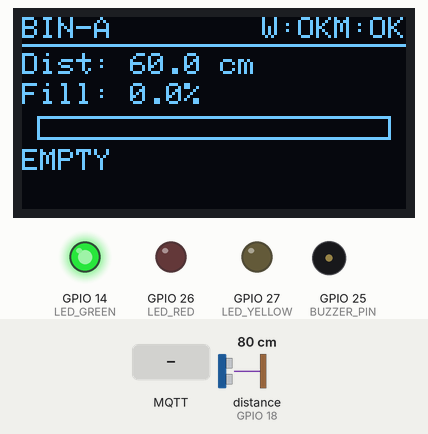
This sketch was run on a simulated ESP32. Parts: 128×64 one-colour display, output pins drawn as LEDs (lit = HIGH), buzzer (waves = sounding). Wiring (inferred from the names in the program): ultrasonic range finder: trigger GPIO 5; echo GPIO 18. The inputs (shaded band) are chosen by the test bench; at power-on: distance to the obstacle (sensor on GPIO 18) 80 cm. The echo pulse lasts 58.3 µs per cm; WiFi joins after 1.5 s; servers stay silent unless stated; no MQTT or app messages arrive unless stated; pins used as bus, display or sensor lines are not drawn; what the sketch prints to the serial monitor is not drawn.

Above: at 5.3 s.
5.4 s: distance to the obstacle (sensor on GPIO 18) set to 34 cm
At 8.2 s:
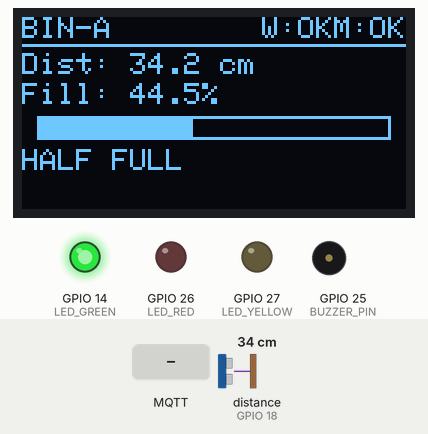
8.5 s: distance to the obstacle (sensor on GPIO 18) set to 29 cm
At 11.3 s:
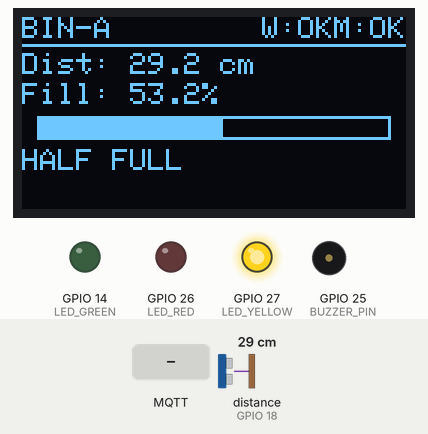
11.6 s: MQTT message "RESET" arrives on the first subscribed topic
At 12.7 s:
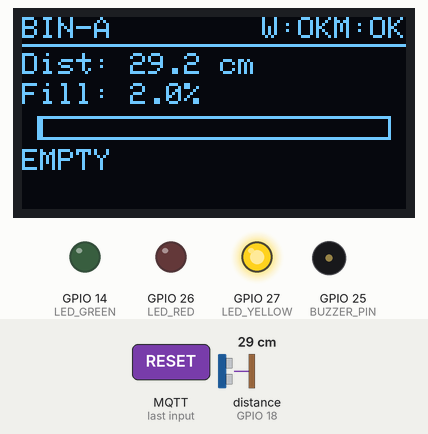
14.7 s: distance to the obstacle (sensor on GPIO 18) set to 16 cm
At 17.5 s:
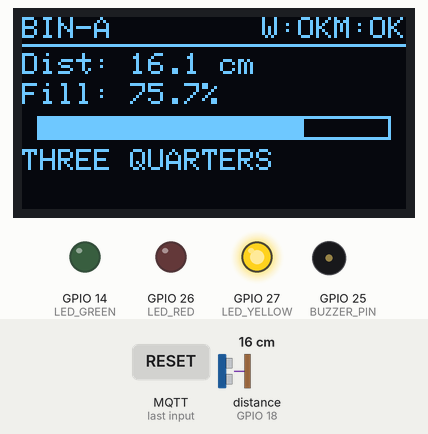
17.8 s: distance to the obstacle (sensor on GPIO 18) set to 12 cm
At 20.7 s:
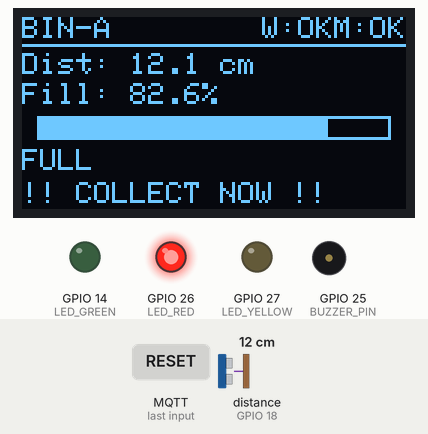
20.9 s: MQTT message "RESET" arrives on the first subscribed topic
At 22.2 s:
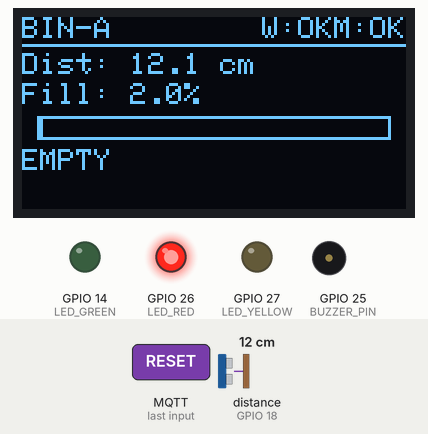
Timing chart, 0 to 24.7 s (numbered marks = the images above; inputs shaded):
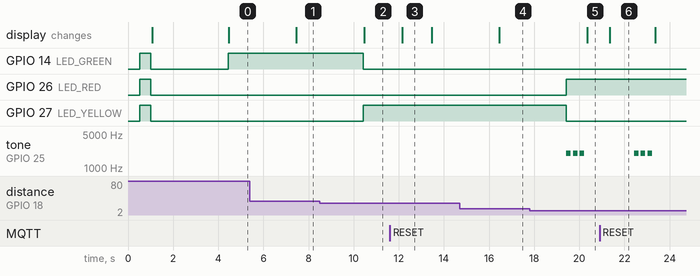

The sketch:

smart_bin.ino
```cpp
/*
 * ============================================================================
 * Smart Waste Management & Bin Level Detection System
 * File   : arduino_code/smart_bin.ino
 * Board  : ESP32 (NodeMCU-32S / Wemos D1 R32 / any ESP32 variant)
 *
 * Hardware:
 *   - HC-SR04  Ultrasonic Distance Sensor  (TRIG: GPIO 5 / ECHO: GPIO 18)
 *   - Buzzer   (GPIO 25)
 *   - LED Red  (GPIO 26)   ← Full / Alert
 *   - LED Yellow (GPIO 27) ← Half Full
 *   - LED Green  (GPIO 14) ← OK / Empty
 *   - OLED 128×64 I²C      (SDA: GPIO 21 / SCL: GPIO 22)
 *   - Optional: DHT22 temperature/humidity (GPIO 4)
 *
 * Libraries required (install via Arduino Library Manager):
 *   - Adafruit_SSD1306    (OLED display)
 *   - Adafruit_GFX        (graphics primitives)
 *   - PubSubClient        (MQTT)
 *   - WiFi.h              (built-in ESP32)
 *   - DHT sensor library  (optional, for DHT22)
 * ============================================================================
 */

// ── Includes ──────────────────────────────────────────────────────────────────
#include <WiFi.h>
#include <WiFiClient.h>
#include <PubSubClient.h>
#include <Wire.h>
#include <Adafruit_GFX.h>
#include <Adafruit_SSD1306.h>
#include <ArduinoJson.h>

// ── WiFi & MQTT Configuration ──────────────────────────────────────────────
const char* WIFI_SSID     = "YOUR_WIFI_SSID";         // ← Change this
const char* WIFI_PASSWORD = "YOUR_WIFI_PASSWORD";     // ← Change this
const char* MQTT_SERVER   = "broker.hivemq.com";      // Free public broker
const int   MQTT_PORT     = 1883;
const char* MQTT_CLIENT_ID = "ESP32-SmartBin-001";    // Unique per device
const char* BIN_ID        = "BIN-A";                  // Change per bin

// MQTT Topics
const char* TOPIC_TELEMETRY = "smartwaste/BIN-A/telemetry";
const char* TOPIC_ALERT     = "smartwaste/BIN-A/alert";
const char* TOPIC_CMD       = "smartwaste/BIN-A/command";  // Subscribe for remote cmds

// ── Pin Definitions ───────────────────────────────────────────────────────────
#define TRIG_PIN      5
#define ECHO_PIN      18
#define LED_GREEN     14
#define LED_YELLOW    27
#define LED_RED       26
#define BUZZER_PIN    25
#define DHT_PIN       4    // Optional — comment out if no DHT sensor

// ── OLED Configuration ────────────────────────────────────────────────────────
#define SCREEN_WIDTH  128
#define SCREEN_HEIGHT 64
#define OLED_RESET    -1   // Share reset with ESP32
Adafruit_SSD1306 display(SCREEN_WIDTH, SCREEN_HEIGHT, &Wire, OLED_RESET);

// ── Bin Physical Parameters ───────────────────────────────────────────────────
const float BIN_HEIGHT_CM    = 60.0;   // Physical bin depth
const float SENSOR_OFFSET_CM = 2.0;   // Sensor sits 2cm above rim
const float USABLE_HEIGHT_CM = BIN_HEIGHT_CM - SENSOR_OFFSET_CM;  // 58 cm

// Alert threshold
const float ALERT_THRESHOLD_PCT = 80.0;

// ── Timing ────────────────────────────────────────────────────────────────────
const unsigned long READ_INTERVAL_MS   = 3000;   // Read sensor every 3s
const unsigned long PUBLISH_INTERVAL_MS= 5000;   // MQTT publish every 5s
const unsigned long DISPLAY_REFRESH_MS = 1000;   // OLED refresh every 1s
unsigned long lastReadTime    = 0;
unsigned long lastPublishTime = 0;
unsigned long lastDisplayTime = 0;

// ── Global State ──────────────────────────────────────────────────────────────
float   currentDistance  = 0.0;
float   currentFillPct   = 0.0;
String  currentStatus    = "UNKNOWN";
bool    alertActive      = false;
int     alertBeepCount   = 0;
bool    wifiConnected    = false;
bool    mqttConnected    = false;
float   temperature      = 25.0;   // Default if no DHT
float   humidity         = 60.0;

// ── Client Objects ────────────────────────────────────────────────────────────
WiFiClient   espClient;
PubSubClient mqttClient(espClient);

// ═════════════════════════════════════════════════════════════════════════════
// SETUP
// ═════════════════════════════════════════════════════════════════════════════
void setup() {
  Serial.begin(115200);
  delay(500);
  Serial.println("\n\n  Smart Waste Management System — ESP32 Boot");
  Serial.println("  ─────────────────────────────────────────");

  // ── GPIO Init ──────────────────────────────────────────────────────────────
  pinMode(TRIG_PIN,   OUTPUT);
  pinMode(ECHO_PIN,   INPUT);
  pinMode(LED_GREEN,  OUTPUT);
  pinMode(LED_YELLOW, OUTPUT);
  pinMode(LED_RED,    OUTPUT);
  pinMode(BUZZER_PIN, OUTPUT);

  // Boot indication — all LEDs on briefly
  setAllLEDs(HIGH);
  delay(500);
  setAllLEDs(LOW);

  // ── OLED Init ──────────────────────────────────────────────────────────────
  if (!display.begin(SSD1306_SWITCHCAPVCC, 0x3C)) {
    Serial.println("  [OLED] SSD1306 not found. Check wiring.");
    // Continue without display — not critical
  } else {
    showSplashScreen();
  }

  // ── WiFi Connect ───────────────────────────────────────────────────────────
  connectWiFi();

  // ── MQTT Setup ─────────────────────────────────────────────────────────────
  mqttClient.setServer(MQTT_SERVER, MQTT_PORT);
  mqttClient.setCallback(onMqttMessage);
  connectMQTT();

  Serial.println("\n  ✅  Setup complete — entering monitoring loop\n");
}

// ═════════════════════════════════════════════════════════════════════════════
// LOOP
// ═════════════════════════════════════════════════════════════════════════════
void loop() {
  unsigned long now = millis();

  // ── MQTT Keepalive ─────────────────────────────────────────────────────────
  if (!mqttClient.connected()) {
    connectMQTT();
  }
  mqttClient.loop();

  // ── Sensor Read ────────────────────────────────────────────────────────────
  if (now - lastReadTime >= READ_INTERVAL_MS) {
    lastReadTime = now;
    takeSensorReading();
    updateLEDs();
    updateBuzzer();
    printSerialReading();
  }

  // ── MQTT Publish ───────────────────────────────────────────────────────────
  if (now - lastPublishTime >= PUBLISH_INTERVAL_MS) {
    lastPublishTime = now;
    publishTelemetry();
  }

  // ── OLED Update ────────────────────────────────────────────────────────────
  if (now - lastDisplayTime >= DISPLAY_REFRESH_MS) {
    lastDisplayTime = now;
    updateDisplay();
  }
}

// ═════════════════════════════════════════════════════════════════════════════
// SENSOR FUNCTIONS
// ═════════════════════════════════════════════════════════════════════════════

/**
 * Take an HC-SR04 reading and update global state.
 * Takes 5 samples and uses the median for noise reduction.
 */
void takeSensorReading() {
  float samples[5];
  for (int i = 0; i < 5; i++) {
    samples[i] = readHCSR04();
    delay(60);
  }

  // Median of 5 samples
  bubbleSort(samples, 5);
  currentDistance = samples[2];   // Median

  // Convert to fill percentage
  currentFillPct  = distanceToFillPct(currentDistance);
  currentStatus   = classifyBinStatus(currentFillPct);
  alertActive     = (currentFillPct >= ALERT_THRESHOLD_PCT);
}

/**
 * Single HC-SR04 pulse.
 * Returns distance in centimetres.
 */
float readHCSR04() {
  // Clear TRIG
  digitalWrite(TRIG_PIN, LOW);
  delayMicroseconds(2);

  // 10µs pulse
  digitalWrite(TRIG_PIN, HIGH);
  delayMicroseconds(10);
  digitalWrite(TRIG_PIN, LOW);

  // Measure echo duration (timeout 30ms)
  long duration = pulseIn(ECHO_PIN, HIGH, 30000);

  // If no echo (object too far or absent)
  if (duration == 0) return BIN_HEIGHT_CM;

  // Speed of sound: 0.0343 cm/µs → distance = duration / 58.0
  float distance_cm = (float)duration / 58.0;
  return constrain(distance_cm, 2.0, BIN_HEIGHT_CM);
}

/**
 * Convert raw distance to fill percentage.
 * fill% = (1 - (distance - offset) / usable_height) × 100
 */
float distanceToFillPct(float distance_cm) {
  float fill = (1.0 - (distance_cm - SENSOR_OFFSET_CM) / USABLE_HEIGHT_CM) * 100.0;
  return constrain(fill, 0.0, 100.0);
}

/**
 * Classify fill percentage into human-readable status.
 */
String classifyBinStatus(float fill_pct) {
  if (fill_pct <= 20.0)  return "EMPTY";
  if (fill_pct <= 40.0)  return "QUARTER FULL";
  if (fill_pct <= 60.0)  return "HALF FULL";
  if (fill_pct <= 80.0)  return "THREE QUARTERS";
  return "FULL";
}

// ═════════════════════════════════════════════════════════════════════════════
// ACTUATOR CONTROL
// ═════════════════════════════════════════════════════════════════════════════
void updateLEDs() {
  // All off first
  setAllLEDs(LOW);

  if (currentFillPct >= 80.0) {
    digitalWrite(LED_RED, HIGH);
  } else if (currentFillPct >= 50.0) {
    digitalWrite(LED_YELLOW, HIGH);
  } else {
    digitalWrite(LED_GREEN, HIGH);
  }
}

void updateBuzzer() {
  if (alertActive) {
    // Three short beeps when full
    for (int i = 0; i < 3; i++) {
      tone(BUZZER_PIN, 2000, 200);
      delay(300);
    }
  } else {
    noTone(BUZZER_PIN);
  }
}

void setAllLEDs(int state) {
  digitalWrite(LED_GREEN,  state);
  digitalWrite(LED_YELLOW, state);
  digitalWrite(LED_RED,    state);
}

// ═════════════════════════════════════════════════════════════════════════════
// DISPLAY
// ═════════════════════════════════════════════════════════════════════════════
void showSplashScreen() {
  display.clearDisplay();
  display.setTextSize(1);
  display.setTextColor(SSD1306_WHITE);
  display.setCursor(0, 0);
  display.println("Smart Waste Mgmt");
  display.println("IoT Monitor v1.0");
  display.println("");
  display.println("Initialising...");
  display.display();
  delay(1500);
}

void updateDisplay() {
  display.clearDisplay();

  // ── Row 0: Bin ID + WiFi/MQTT indicators ──────────────────────────────────
  display.setTextSize(1);
  display.setTextColor(SSD1306_WHITE);
  display.setCursor(0, 0);
  display.print(BIN_ID);
  display.setCursor(80, 0);
  display.print(wifiConnected ? "W:OK" : "W:--");
  display.setCursor(104, 0);
  display.print(mqttConnected ? "M:OK" : "M:--");

  // ── Row 1: Divider ─────────────────────────────────────────────────────────
  display.drawLine(0, 9, 127, 9, SSD1306_WHITE);

  // ── Row 2: Distance ────────────────────────────────────────────────────────
  display.setCursor(0, 12);
  display.print("Dist: ");
  display.print(currentDistance, 1);
  display.print(" cm");

  // ── Row 3: Fill % ─────────────────────────────────────────────────────────
  display.setCursor(0, 22);
  display.print("Fill: ");
  display.print(currentFillPct, 1);
  display.print("%");

  // ── Row 4: Progress Bar ────────────────────────────────────────────────────
  int barWidth = (int)(currentFillPct / 100.0 * 118);
  display.drawRect(5, 33, 118, 8, SSD1306_WHITE);
  display.fillRect(5, 33, barWidth, 8, SSD1306_WHITE);

  // ── Row 5: Status ─────────────────────────────────────────────────────────
  display.setCursor(0, 44);
  display.setTextSize(1);
  display.print(currentStatus);

  // ── Row 6: Alert (if active) ──────────────────────────────────────────────
  if (alertActive) {
    display.setTextSize(1);
    display.setCursor(0, 55);
    display.setTextColor(SSD1306_WHITE);
    display.print("!! COLLECT NOW !!");
  }

  display.display();
}

// ═════════════════════════════════════════════════════════════════════════════
// NETWORK FUNCTIONS
// ═════════════════════════════════════════════════════════════════════════════
void connectWiFi() {
  Serial.printf("  [WiFi] Connecting to %s", WIFI_SSID);
  WiFi.begin(WIFI_SSID, WIFI_PASSWORD);

  int attempts = 0;
  while (WiFi.status() != WL_CONNECTED && attempts < 30) {
    delay(500);
    Serial.print(".");
    attempts++;
  }

  if (WiFi.status() == WL_CONNECTED) {
    wifiConnected = true;
    Serial.printf("\n  [WiFi] ✅ Connected. IP: %s\n", WiFi.localIP().toString().c_str());
  } else {
    wifiConnected = false;
    Serial.println("\n  [WiFi] ❌ Failed. Operating in offline mode.");
  }
}

void connectMQTT() {
  if (!wifiConnected) return;

  int attempts = 0;
  while (!mqttClient.connected() && attempts < 5) {
    Serial.printf("  [MQTT] Connecting to %s...", MQTT_SERVER);
    if (mqttClient.connect(MQTT_CLIENT_ID)) {
      mqttConnected = true;
      mqttClient.subscribe(TOPIC_CMD);
      Serial.println(" ✅ Connected");

      // Announce online
      char online_msg[64];
      snprintf(online_msg, sizeof(online_msg),
               "{\"bin_id\":\"%s\",\"status\":\"online\"}", BIN_ID);
      mqttClient.publish("smartwaste/fleet/devices", online_msg);
      return;
    } else {
      Serial.printf(" ❌ Failed (state=%d). Retry %d/5\n", mqttClient.state(), ++attempts);
      delay(2000);
    }
  }
  mqttConnected = false;
}

void publishTelemetry() {
  if (!mqttClient.connected()) return;

  // Build JSON payload (ArduinoJson 6)
  StaticJsonDocument<256> doc;
  doc["bin_id"]          = BIN_ID;
  doc["distance_cm"]     = serialized(String(currentDistance, 2));
  doc["fill_percentage"] = serialized(String(currentFillPct, 1));
  doc["bin_status"]      = currentStatus;
  doc["alert"]           = alertActive;
  doc["temperature_c"]   = serialized(String(temperature, 1));
  doc["humidity_pct"]    = serialized(String(humidity, 1));
  doc["rssi_dbm"]        = WiFi.RSSI();

  char payload[256];
  serializeJson(doc, payload);

  mqttClient.publish(TOPIC_TELEMETRY, payload);
  mqttClient.publish(TOPIC_ALERT, alertActive ? "COLLECT NOW" : "OK");

  Serial.printf("  [MQTT] Published → fill=%.1f%% alert=%s\n",
                currentFillPct, alertActive ? "YES" : "NO");
}

// ── Callback for incoming MQTT commands ──────────────────────────────────────
void onMqttMessage(char* topic, byte* payload, unsigned int length) {
  String msg = "";
  for (unsigned int i = 0; i < length; i++) {
    msg += (char)payload[i];
  }
  Serial.printf("  [MQTT] Command received on %s : %s\n", topic, msg.c_str());

  // Handle remote commands
  if (msg == "RESET")   {
    // Simulate bin emptied
    Serial.println("  [CMD] Remote reset received — bin marked as emptied.");
    currentFillPct = 2.0;
    currentStatus  = "EMPTY";
    alertActive    = false;
  }
  else if (msg == "STATUS") {
    publishTelemetry();
  }
}

// ═════════════════════════════════════════════════════════════════════════════
// UTILITY
// ═════════════════════════════════════════════════════════════════════════════
void printSerialReading() {
  Serial.printf("  [BIN] Dist=%.1fcm  Fill=%.1f%%  Status=%-14s  Alert=%s\n",
                currentDistance, currentFillPct,
                currentStatus.c_str(), alertActive ? "⚠ YES" : "No");
}

void bubbleSort(float arr[], int n) {
  for (int i = 0; i < n - 1; i++) {
    for (int j = 0; j < n - i - 1; j++) {
      if (arr[j] > arr[j + 1]) {
        float tmp  = arr[j];
        arr[j]     = arr[j + 1];
        arr[j + 1] = tmp;
      }
    }
  }
}

// ─────────────────────────────────────────────────────────────────────────────
// EXPECTED SERIAL MONITOR OUTPUT (115200 baud):
//
//   Smart Waste Management System — ESP32 Boot
//   ─────────────────────────────────────────
//   [WiFi] Connecting to MyWiFi..........
//   [WiFi] ✅ Connected. IP: 192.168.1.105
//   [MQTT] Connecting to broker.hivemq.com... ✅ Connected
//   ✅  Setup complete — entering monitoring loop
//
//   [BIN] Dist=45.3cm  Fill=22.0%  Status=QUARTER FULL   Alert=No
//   [BIN] Dist=32.1cm  Fill=41.2%  Status=HALF FULL      Alert=No
//   [BIN] Dist=12.4cm  Fill=78.6%  Status=THREE QUARTERS Alert=No
//   [BIN] Dist= 4.2cm  Fill=96.5%  Status=FULL           Alert=⚠ YES
// ─────────────────────────────────────────────────────────────────────────────
```

Measured:
- the behaviour switches between 31 and 30 cm on distance to the obstacle (sensor on GPIO 18) (found by bisection; images 1 and 2)
- the behaviour switches between 14 and 13 cm on distance to the obstacle (sensor on GPIO 18) (found by bisection; images 4 and 5)
- after the input at 5.4 s, the display: changes after 2.1 s (image 1)
- after the input at 8.5 s, GPIO 14 (LED_GREEN): HIGH → LOW after 1.9 s; GPIO 27 (LED_YELLOW): LOW → HIGH after 1.9 s; the display: changes after 2.0 s (image 2)
- after the input at 11.6 s, the display: changes after 0.55 s (image 3)
- after the input at 14.7 s, the display: changes after 1.8 s (image 4)
- after the input at 17.8 s, GPIO 26 (LED_RED): LOW → HIGH after 1.6 s; GPIO 27 (LED_YELLOW): HIGH → LOW after 1.6 s; tone on GPIO 25 (BUZZER_PIN): alternates 2000 Hz for 0.20 s and silent for 0.10 s, 6 changes in all, then stays silent, starting after 1.6 s; the display: changes after 2.6 s (image 5)
- after the input at 20.9 s, the display: changes after 0.45 s (image 6)
